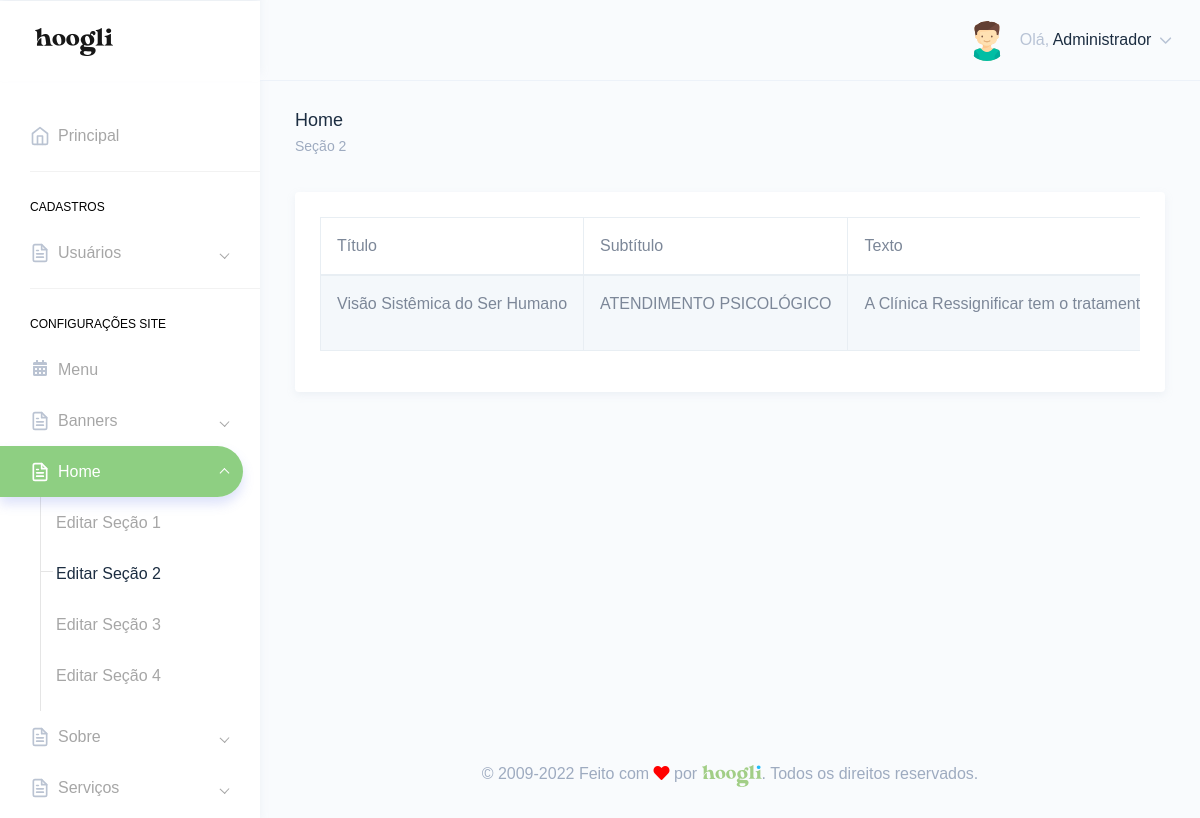
The page /painel/atendimento.php (signed in) on the database its author committed.
### tables this page shows
CREATE TABLE `tbl_usuarios` (
  `id` int(11) NOT NULL,
  `nome` varchar(250) DEFAULT NULL,
  `email` varchar(250) DEFAULT NULL,
  `telefone` varchar(250) DEFAULT NULL,
  `endereco` varchar(250) DEFAULT NULL,
  `cpf` varchar(100) DEFAULT NULL,
  `login` varchar(100) DEFAULT NULL,
  `senha` varchar(100) DEFAULT NULL,
  `foto` varchar(250) DEFAULT NULL,
  `id_cargo` int(11) DEFAULT NULL,
  `sexo` varchar(2) DEFAULT NULL,
  `perm_cad_usuario` varchar(2) DEFAULT NULL,
  `perm_relatorio` varchar(2) DEFAULT NULL,
  `perm_add_usuario` varchar(2) DEFAULT NULL,
  `perm_edit_usuario` varchar(2) DEFAULT NULL,
  `perm_del_usuario` varchar(2) DEFAULT NULL,
  `perm_cad_contato` varchar(2) DEFAULT NULL,
  `perm_edit_contato` varchar(2) DEFAULT NULL,
  `perm_del_contato` varchar(2) DEFAULT NULL,
  `perm_edit_contato_nf` varchar(3) DEFAULT NULL,
  `perm_pag_principal_rm` varchar(2) DEFAULT NULL,
  `perm_pag_principal_uc` varchar(2) DEFAULT NULL,
  `admin_geral` varchar(2) DEFAULT NULL,
  `data_frase` date DEFAULT NULL,
  `id_frase` int(11) DEFAULT NULL,
  `frase_lida` varchar(2) DEFAULT NULL
);

CREATE TABLE `tbl_atendimento` (
  `id` int(11) NOT NULL,
  `titulo` varchar(50) NOT NULL,
  `subtitulo` varchar(50) NOT NULL,
  `texto` varchar(200) NOT NULL,
  `item1` varchar(30) NOT NULL,
  `item2` varchar(30) NOT NULL,
  `pergunta1` varchar(50) NOT NULL,
  `resposta1` varchar(200) NOT NULL,
  `pergunta2` varchar(50) NOT NULL,
  `resposta2` varchar(200) NOT NULL,
  `pergunta3` varchar(50) NOT NULL,
  `resposta3` varchar(200) NOT NULL,
  `pergunta4` varchar(50) NOT NULL,
  `resposta4` varchar(200) NOT NULL,
  `titulo2` varchar(30) NOT NULL,
  `subtitulo2` varchar(30) NOT NULL
);

### Connection/con-pdo.php (called while the page is built, shortened)
<?php
$conInstanciada = '';
if(empty($conInstanciada)) {
	class Conexao {
		private static $pdo;
		public static function getInstance() {
		if (!isset(self::$pdo)) {
		 try {
		  $opcoes = array(PDO::MYSQL_ATTR_INIT_COMMAND => 'SET NAMES utf8', PDO::ATTR_PERSISTENT => TRUE);
		  self::$pdo = new PDO("mysql:host=" . HOST . "; dbname=" . DBNAME . "; charset=" . CHARSET . ";", USER, PASSWORD, $opcoes);
		  self::$pdo->setAttribute(PDO::ATTR_ERRMODE, PDO::ERRMODE_EXCEPTION);
		 } catch (PDOException $e) {
		  print "Erro: " . $e->getMessage();
		 }
		}
		return self::$pdo;
		}
	}
}

### Class/acesso.class.php (called while the page is built, shortened)
<?php
$AcessoInstanciada = '';
if(empty($AcessoInstanciada)) {
	if(file_exists('Connection/conexao.php')) {
		require_once('Connection/con-pdo.php');
		require_once('Class/funcoes.php');
	} else {
		require_once('../Connection/con-pdo.php');
		require_once('../Class/funcoes.php');
	}
	class Acesso {
		private $pdo = null;
		private static $Acesso = null;
		private function __construct($conexao){
			$this->pdo = $conexao;
		}
		public static function getInstance($conexao){
			if (!isset(self::$Acesso)):
				self::$Acesso = new Acesso($conexao);
			endif;
			return self::$Acesso;
		}
		function rsDados($id='', $idCargo='', $orderBy='', $limite='') {
			$sqlLimite = '';
			$sqlOrdem = '';
			$sql = '';
			$nCampos = 0;
			if(!empty($id)) {
				$sql .= " and id = ?";
				$nCampos++;
				$campo[$nCampos] = $id;
			}
			try{
				$sql = "SELECT * FROM tbl_usuarios where 1=1 $sql $sqlOrdem $sqlLimite";
				$stm = $this->pdo->prepare($sql);
				for($i=1; $i<=$nCampos; $i++) {
					$stm->bindValue($i, $campo[$i]);
				}
				$stm->execute();
				$rsDados = $stm->fetchAll(PDO::FETCH_OBJ);
				if($id <> '' or $limite == 1) {
					return($rsDados[0]);
				} else {
					return($rsDados);
				}
			} catch(PDOException $erro){
				echo $erro->getMessage();
			}
		}
	}
}

### painel/verifica.php (called while the page is built, shortened)
<?php
include "../Class/acesso.class.php";
$verificaRestrito = Acesso::getInstance(Conexao::getInstance());
include "../Class/atendimento.class.php";
$atendimento = Atendimento::getInstance(Conexao::getInstance());
$verificaRestrito->restritoAdmin();
$dadosUsuarioLogado = $verificaRestrito->rsDados($_SESSION['dadosLogado']->id);
?>

### Class/funcoes.php (called while the page is built, shortened)
<?php
  function icone_genero($genero) {
    switch ($genero) {
      case "M": return "assets/images/avatars/boy.svg"; break;
    }
  }
?>

### Class/atendimento.class.php (called while the page is built, shortened)
<?php
$AtendimentoInstanciada = '';
if(empty($AtendimentoInstanciada)) {
	if(file_exists('Connection/conexao.php')) {
		require_once('Connection/con-pdo.php');
		require_once('Class/funcoes.php');
	} else {
		require_once('../Connection/con-pdo.php');
		require_once('../Class/funcoes.php');
	}
	class Atendimento {
		private $pdo = null;
		private static $Atendimento = null;
		private function __construct($conexao){
			$this->pdo = $conexao;
		}
		public static function getInstance($conexao){
			if (!isset(self::$Atendimento)):
				self::$Atendimento = new Atendimento($conexao);
			endif;
			return self::$Atendimento;
		}
		function rsDados($id='', $orderBy='', $limite='', $destaque='', $categoria='') {
			$nCampos = 0;
			$sql = '';
			$sqlOrdem = '';
			$sqlLimite = '';
			try{
				$sql = "SELECT * FROM tbl_atendimento where 1=1 $sql $sqlOrdem $sqlLimite";
				$stm = $this->pdo->prepare($sql);
				for($i=1; $i<=$nCampos; $i++) {
					$stm->bindValue($i, $campo[$i]);
				}
				$stm->execute();
				$rsDados = $stm->fetchAll(PDO::FETCH_OBJ);
				if($id <> '' or $limite == 1) {
					return($rsDados[0]);
				} else {
					return($rsDados);
				}
			} catch(PDOException $erro){
				echo $erro->getMessage();
			}
		}
	}
}

### painel/atendimento.php (the view, shortened to what this page needs)
<?php include "verifica.php";
$puxaAtendimento = $atendimento->rsDados();
?>
<!DOCTYPE html>
<html dir="ltr" lang="pt-br">
<head>
    <link href="dist/css/style.min.css" rel="stylesheet">
</head>
<body>
    <div id="main-wrapper" data-theme="light" data-layout="vertical" data-navbarbg="skin6" data-sidebartype="full" data-sidebar-position="fixed" data-header-position="fixed" data-boxed-layout="full">
      <?php include "header.php";?>
       <?php include "inc-menu-lateral.php";?>
        <div class="page-wrapper">
            <div class="page-breadcrumb">
                <div class="row">
                    <div class="col-7 align-self-center">
                        <h4 class="page-title text-truncate text-dark font-weight-medium mb-1">Home</h4>
                        <div class="d-flex align-items-center">
                            <nav aria-label="breadcrumb">
                                <ol class="breadcrumb m-0 p-0">
                                    <li class="breadcrumb-item"><a href="." class="text-muted">Seção 2</a></li>
                                </ol>
                            </nav>
                        </div>
                    </div>
                </div>
            </div>
            <div class="container-fluid">
                <div class="row">
                    <div class="col-12">
                        <div class="card">
                            <div class="card-body">
                                <div class="table-responsive">
                                    <table id="zero_config" class="table table-striped table-bordered no-wrap">
                                        <thead>
                                            <tr>
                                                <th>Título</th>
                                                <th>Subtítulo</th>
                                                <th>Texto</th>
                                        </thead>
                                        <tbody>
                                            <?php
                                            if(count($puxaAtendimento) > 0){
                                            foreach($puxaAtendimento as $atendimento){?>
                                            <tr>
                                                <td><?php echo $atendimento->titulo;?></td>
                                                <td><?php echo $atendimento->subtitulo;?></td>
                                                <td><?php echo $atendimento->texto;?></td>
                                            </tr>
                                            <?php } }?>
                                        </tbody>
                                    </table>
                                </div>
                            </div>
                        </div>
                    </div>
                </div>
            </div>
        <?php include "footer.php";?>
        </div>
    </div>
</body>
</html>

### painel/header.php (shortened to what this page needs)
<header class="topbar" data-navbarbg="skin6">
            <nav class="navbar top-navbar navbar-expand-md">
                <div class="navbar-header" data-logobg="skin6">
                    <div class="navbar-brand">
                        <a href=".">
                            <span class="logo-text">
                                <img src="assets/images/hoogli_logo.png" alt="homepage" class="dark-logo" />
                            </span>
                        </a>
                    </div>
                </div>
                <div class="navbar-collapse collapse" id="navbarSupportedContent">
                    <ul class="navbar-nav float-right">
                        <li class="nav-item dropdown">
                            <a class="nav-link dropdown-toggle" href="javascript:void(0)" data-toggle="dropdown"
                                aria-haspopup="true" aria-expanded="false">
                                <?php if(!empty($dadosUsuarioLogado->foto)){?>
                                <img src="../img/<?php echo $dadosUsuarioLogado->foto;?>" alt="<?php echo $dadosUsuarioLogado->nome;?>" class="rounded-circle" width="40">
                                <?php }else{?>
                                <img src="<?php echo icone_genero($dadosUsuarioLogado->sexo);?>" alt="<?php echo $dadosUsuarioLogado->nome;?>" class="rounded-circle" width="40">
                                <?php }?>
                                <span class="ml-2 d-none d-lg-inline-block"><span>Olá,</span> <span
                                        class="text-dark"><?php echo $dadosUsuarioLogado->nome;?></span> <i data-feather="chevron-down"
                                        class="svg-icon"></i></span>
                            </a>
                        </li>
                    </ul>
                </div>
            </nav>
        </header>

### rows shown on the page
tbl_usuarios: nome "Administrador"
tbl_atendimento: titulo "Visão Sistêmica do Ser Humano", subtitulo "ATENDIMENTO PSICOLÓGICO", texto "A Clínica Ressignificar tem o…"
